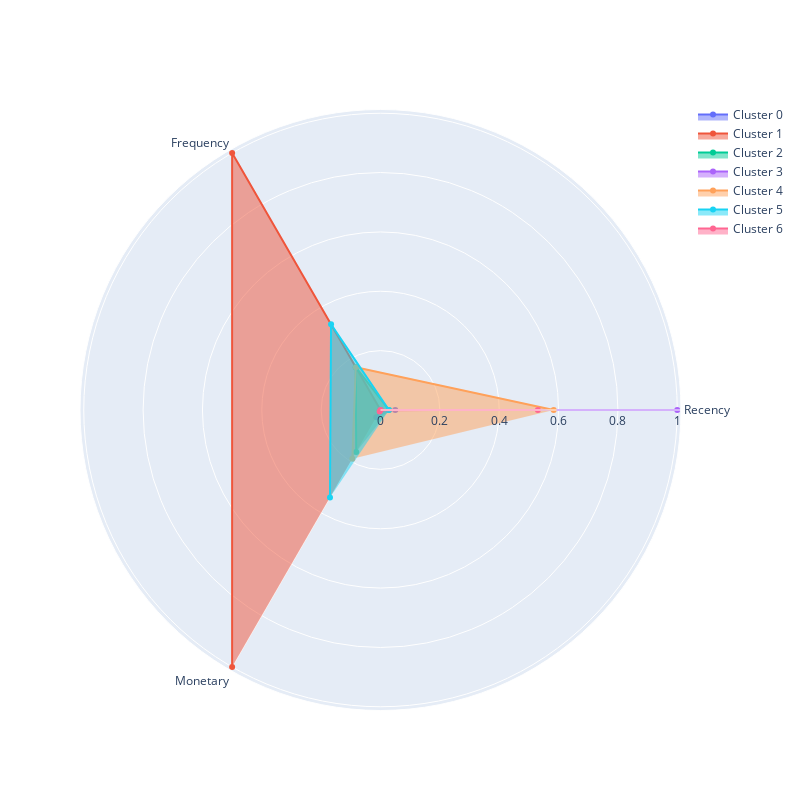

The notebook cell this image was saved under:
### Markdown cell above
Визуализируем профили кластеров в виде полярной диаграммы на основе средних RFM-характеристик, вычисленных для каждого кластера.

### Code cell
plot_cluster_profile(grouped_data=rfm_mean_cluster_KM, n_clusters=7)

### Figure 1 — Plotly figure (JSON) as saved in the notebook; plotly's stock layout.template omitted (floating-point values rounded to 4 significant figures)
{"data": [{"fill": "toself", "name": "Cluster 0", "r": [0.04982, 0, 0.02829], "theta": ["Recency", "Frequency", "Monetary"], "type": "scatterpolar"}, {"fill": "toself", "name": "Cluster 1", "r": [0, 1.0, 1], "theta": ["Recency", "Frequency", "Monetary"], "type": "scatterpolar"}, {"fill": "toself", "name": "Cluster 2", "r": [0.02847, 0.1667, 0.1637], "theta": ["Recency", "Frequency", "Monetary"], "type": "scatterpolar"}, {"fill": "toself", "name": "Cluster 3", "r": [1.0, 0, 0], "theta": ["Recency", "Frequency", "Monetary"], "type": "scatterpolar"}, {"fill": "toself", "name": "Cluster 4", "r": [0.5836, 0.1667, 0.1897], "theta": ["Recency", "Frequency", "Monetary"], "type": "scatterpolar"}, {"fill": "toself", "name": "Cluster 5", "r": [0.02847, 0.3333, 0.3404], "theta": ["Recency", "Frequency", "Monetary"], "type": "scatterpolar"}, {"fill": "toself", "name": "Cluster 6", "r": [0.5302, 0, 0.005566], "theta": ["Recency", "Frequency", "Monetary"], "type": "scatterpolar"}], "layout": {"autosize": false, "height": 800, "showlegend": true, "width": 800}}
